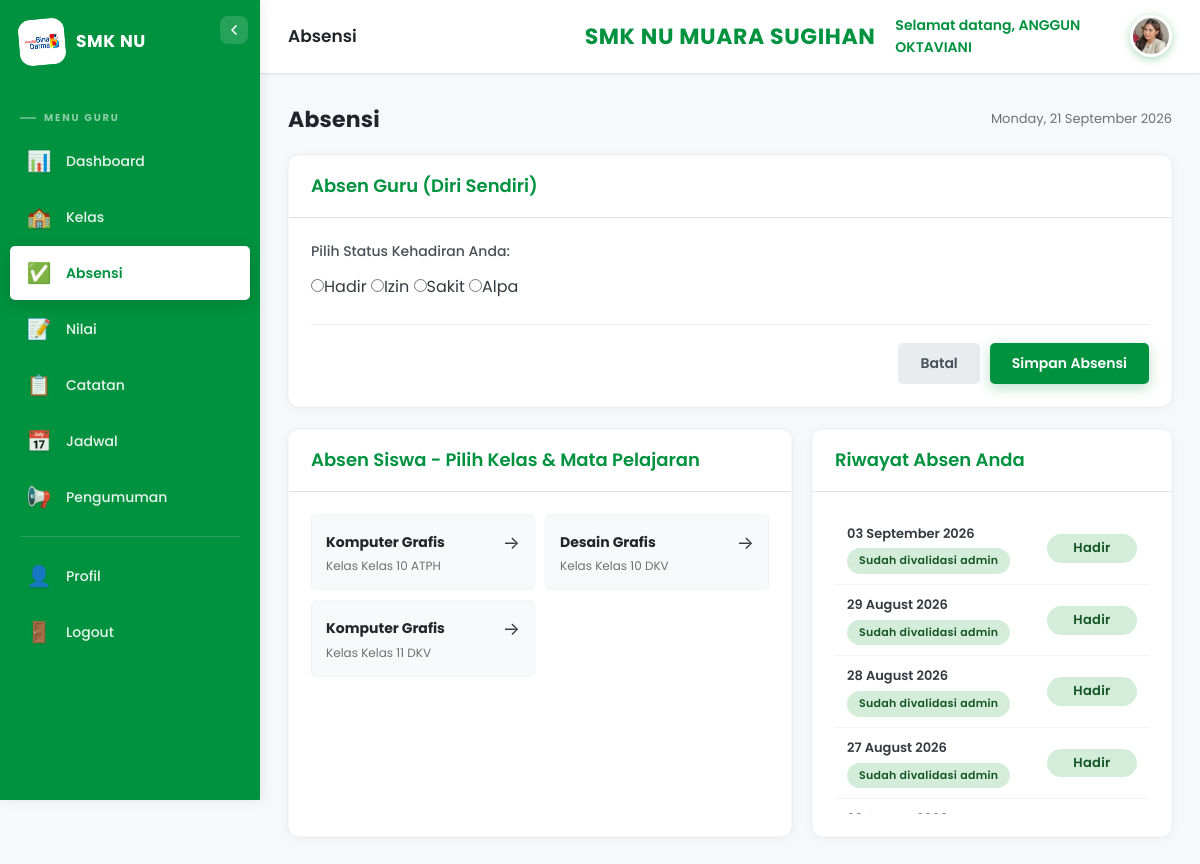
The app's page /public/index.php?page=absensi (signed in) with its own data.
### tables this page shows
CREATE TABLE `guru` (
  `id` int NOT NULL,
  `kode_guru` varchar(20) NOT NULL,
  `user_id` int DEFAULT NULL,
  `nama` varchar(100) NOT NULL,
  `jenis_kelamin` enum('Laki-Laki','Perempuan') NOT NULL,
  `tempat_lahir` varchar(100) DEFAULT NULL,
  `tanggal_lahir` date DEFAULT NULL,
  `alamat` text,
  `no_hp` varchar(20) DEFAULT NULL,
  `email` varchar(100) DEFAULT NULL,
  `agama` varchar(20) DEFAULT NULL,
  `tahun_masuk` year NOT NULL,
  `foto` varchar(255) DEFAULT NULL,
  `nuptk` varchar(20) DEFAULT NULL,
  `nik` varchar(20) DEFAULT NULL,
  `nip` varchar(30) DEFAULT NULL,
  `status_kepegawaian` varchar(50) DEFAULT NULL,
  `jenis_ptk` varchar(50) DEFAULT NULL,
  `gelar` varchar(50) DEFAULT NULL,
  `jenjang_pendidikan` varchar(20) DEFAULT NULL,
  `jurusan_prodi` varchar(100) DEFAULT NULL,
  `tmt_kerja` date DEFAULT NULL,
  `tugas_tambahan` varchar(100) DEFAULT NULL,
  `created_at` timestamp NOT NULL DEFAULT CURRENT_TIMESTAMP,
  `updated_at` timestamp NOT NULL DEFAULT CURRENT_TIMESTAMP ON UPDATE CURRENT_TIMESTAMP
);

CREATE TABLE `kelas` (
  `id` int NOT NULL,
  `kode_kelas` varchar(20) NOT NULL,
  `nama_kelas` varchar(50) NOT NULL,
  `wali_kelas_id` int DEFAULT NULL,
  `tahun_ajaran_id` int NOT NULL,
  `created_at` timestamp NOT NULL DEFAULT CURRENT_TIMESTAMP,
  `updated_at` timestamp NOT NULL DEFAULT CURRENT_TIMESTAMP ON UPDATE CURRENT_TIMESTAMP
);

CREATE TABLE `mapel` (
  `id` int NOT NULL,
  `kode_mapel` varchar(20) NOT NULL,
  `nama_mapel` varchar(100) NOT NULL,
  `semester` enum('ganjil','genap') NOT NULL,
  `tingkat` enum('X','XI','XII') NOT NULL,
  `tahun_ajaran_id` int NOT NULL,
  `created_at` timestamp NOT NULL DEFAULT CURRENT_TIMESTAMP,
  `updated_at` timestamp NOT NULL DEFAULT CURRENT_TIMESTAMP ON UPDATE CURRENT_TIMESTAMP
);

CREATE TABLE `absensi_guru` (
  `id` int NOT NULL,
  `guru_id` int NOT NULL,
  `tanggal` date NOT NULL,
  `status` enum('Hadir','Izin','Sakit','Alpa') NOT NULL,
  `is_validated` tinyint(1) NOT NULL DEFAULT '0',
  `validated_by` int DEFAULT NULL,
  `validated_at` datetime DEFAULT NULL,
  `created_at` timestamp NOT NULL DEFAULT CURRENT_TIMESTAMP
);

### config/app.php (called while the page is built, shortened)
<?php
function base_url($path='') {
    $script = $_SERVER['SCRIPT_NAME'];
    $base = rtrim(dirname($script), '/');
    return $base.'/'.$path;
}

### core/Auth.php (called while the page is built, shortened)
<?php
class Auth {
    public static function user($k=null) { self::start(); return $k ? ($_SESSION[$k]??null) : ($_SESSION??null); }
}

### config/database.php (called while the page is built, shortened)
<?php
function getDB() {
    static $pdo = null;
    if ($pdo === null) {
        try {
            $pdo = new PDO("mysql:host=".DB_HOST.";dbname=".DB_NAME.";charset=utf8mb4", DB_USER, DB_PASS);
            $pdo->setAttribute(PDO::ATTR_ERRMODE, PDO::ERRMODE_EXCEPTION);
            $pdo->setAttribute(PDO::ATTR_DEFAULT_FETCH_MODE, PDO::FETCH_ASSOC);
        } catch (PDOException $e) { die("DB Error: ".$e->getMessage()); }
    }
    return $pdo;
}

### views/guru/absensi/index.php (the view, shortened to what this page needs)
<?php $pageTitle='Absensi'; ob_start(); ?>
<div class="dash-header-row">
    <h2 class="page-title">Absensi</h2>
    <p style="color:var(--gray-500);font-size:13px;"><?= date('l, d F Y', time()) ?></p>
</div>
<div class="card">
    <div class="card-header"><h3>Absen Guru (Diri Sendiri)</h3></div>
    <div class="card-body">
        <?php if($sudahAbsen): ?>
            <div style="display:flex;align-items:center;gap:16px;padding:16px;background:var(--primary-soft);border-radius:var(--radius-sm);border-left:4px solid var(--primary);">
                <span style="font-size:32px;">✅</span>
                <div>
                    <h4 style="color:var(--gray-800);font-size:15px;font-weight:600;">Anda sudah absen hari ini</h4>
                    <p style="color:var(--gray-500);font-size:13px;margin-top:4px;">Status: <span class="badge <?= strtolower($sudahAbsen['status']) ?>"><?= $sudahAbsen['status'] ?></span></p>
                    <?php if ((int)($sudahAbsen['is_validated'] ?? 0) === 1): ?>
                        <p style="margin:6px 0 0;font-size:13px;"><span class="badge aktif">Sudah divalidasi admin</span></p>
                    <?php else: ?>
                        <p style="margin:6px 0 0;font-size:13px;"><span class="badge draft">Menunggu validasi admin</span></p>
                    <?php endif; ?>
                </div>
            </div>
        <?php else: ?>
        <form method="POST" action="<?= base_url('index.php?page=absensi&action=storeGuru') ?>">
            <p style="color:var(--gray-600);margin-bottom:12px;font-size:14px;font-weight:500;">Pilih Status Kehadiran Anda:</p>
            <div class="status-buttons">
                <?php foreach(['Hadir','Izin','Sakit','Alpa'] as $s): ?>
                <label class="status-btn"><input type="radio" name="status" value="<?= $s ?>" required><span><?= $s ?></span></label>
                <?php endforeach; ?>
            </div>
            <div class="form-actions">
                <button type="reset" class="btn btn-secondary">Batal</button>
                <button type="submit" class="btn btn-primary">Simpan Absensi</button>
            </div>
        </form>
        <?php endif; ?>
    </div>
</div>
<div class="dashboard-grid">
    <div class="card">
        <div class="card-header"><h3>Absen Siswa - Pilih Kelas & Mata Pelajaran</h3></div>
        <div class="card-body">
            <?php
            $db = getDB();
            $guru = (new GuruModel())->whereOne('user_id', Auth::id());
            $kelasMapelList = [];
            if ($guru) {
                $st = $db->prepare("SELECT DISTINCT k.id as kelas_id, k.nama_kelas, m.id as mapel_id, m.nama_mapel FROM jadwal j JOIN kelas k ON j.kelas_id=k.id JOIN mapel m ON j.mapel_id=m.id WHERE j.guru_id=? ORDER BY k.nama_kelas, m.nama_mapel");
                $st->execute([$guru['id']]);
                $kelasMapelList = $st->fetchAll();
            }
            ?>
            <?php if(empty($kelasMapelList)): ?>
                <p class="empty-state">Belum ada kelas & mapel yang diampu. Admin belum menetapkan jadwal untuk Anda.</p>
            <?php else: ?>
            <div style="display:grid;grid-template-columns:1fr 1fr;gap:10px;">
                <?php foreach($kelasMapelList as $km): ?>
                <a href="<?= base_url('index.php?page=absensi&action=siswa&kelas_id='.$km['kelas_id'].'&mapel_id='.$km['mapel_id']) ?>" style="display:block;padding:14px;background:var(--gray-50);border-radius:var(--radius-sm);border:1px solid var(--gray-100);text-decoration:none;color:var(--gray-700);transition:var(--transition);" onmouseover="this.style.background='var(--primary-soft)';this.style.transform='translateY(-2px)';" onmouseout="this.style.background='var(--gray-50)';this.style.transform='';">
                    <div style="display:flex;justify-content:space-between;align-items:start;">
                        <div>
                            <strong style="font-size:14px;color:var(--gray-800);"><?= htmlspecialchars($km['nama_mapel']) ?></strong>
                            <p style="font-size:12px;color:var(--gray-500);margin-top:2px;">Kelas <?= htmlspecialchars($km['nama_kelas']) ?></p>
                        </div>
                        <span style="font-size:18px;">→</span>
                    </div>
                </a>
                <?php endforeach; ?>
            </div>
            <?php endif; ?>
        </div>
    </div>
    <div class="card">
        <div class="card-header"><h3>Riwayat Absen Anda</h3></div>
        <div class="card-body">
            <?php if(empty($riwayatGuru)): ?>
                <p class="empty-state">Belum ada riwayat absensi</p>
            <?php else: ?>
            <div style="max-height:300px;overflow-y:auto;">
                <?php foreach($riwayatGuru as $r): ?>
                <div style="display:grid;grid-template-columns:1fr auto;gap:10px;padding:10px 12px;border-bottom:1px solid var(--gray-100);align-items:center;">
                    <div>
                        <div style="font-size:13px;color:var(--gray-700);font-weight:600;"><?= date('d F Y',strtotime($r['tanggal'])) ?></div>
                        <div style="font-size:12px;color:var(--gray-500);margin-top:4px;">
                            <?php if ((int)($r['is_validated'] ?? 0) === 1): ?>
                                <span class="badge aktif">Sudah divalidasi admin</span>
                            <?php else: ?>
                                <span class="badge draft">Menunggu validasi admin</span>
                            <?php endif; ?>
                        </div>
                    </div>
                    <span class="badge <?= strtolower($r['status']) ?>" style="font-size:13px;min-width:90px;text-align:center;"><?= $r['status'] ?></span>
                </div>
                <?php endforeach; ?>
            </div>
            <?php endif; ?>
        </div>
    </div>
</div>
<?php $content=ob_get_clean(); require VIEW_PATH.'/layouts/admin.php'; ?>

### views/components/header.php (shortened to what this page needs)
<div class="top-header">
    <div class="header-left">
        <h2><?= $pageTitle ?? 'Dashboard' ?></h2>
    </div>
    <div class="header-center">
        <h1>SMK NU MUARA SUGIHAN</h1>
    </div>
    <div class="header-right">
        <span>Selamat datang, <?= htmlspecialchars(Auth::user('nama')) ?></span>
        <div class="profile-dropdown">
            <?php
            $headerFotoUrl = null;
            if (Auth::role() === 'guru') {
                $hGuru = getDB()->prepare("SELECT foto FROM guru WHERE user_id=? LIMIT 1");
                $hGuru->execute([Auth::id()]);
                $hGuruRow = $hGuru->fetch();
                if (!empty($hGuruRow['foto']) && file_exists(BASE_PATH . '/public/uploads/guru/' . $hGuruRow['foto'])) {
                    $headerFotoUrl = base_url('uploads/guru/' . $hGuruRow['foto']);
                }
            }
            ?>
            <div class="profile-avatar" onclick="toggleDropdown()" title="Menu profil" style="<?= $headerFotoUrl ? 'background:none;padding:0;' : '' ?>">
                <?php if ($headerFotoUrl): ?>
                    <img src="<?= $headerFotoUrl ?>" alt="Avatar" style="width:36px;height:36px;border-radius:50%;object-fit:cover;">
                <?php else: ?>
                    <?= strtoupper(substr(Auth::user('nama'),0,1)) ?>
                <?php endif; ?>
            </div>
        </div>
    </div>
</div>

### records on screen
guru: foto (picture)
kelas: mapel.nama_mapel "Komputer Grafis", nama_kelas "Kelas 10 ATPH"
kelas: mapel.nama_mapel "Desain Grafis", nama_kelas "Kelas 10 DKV"
kelas: mapel.nama_mapel "Komputer Grafis", nama_kelas "Kelas 11 DKV"
absensi_guru: tanggal "03 September 2026", is_validated "Sudah divalidasi admin", status "Hadir"
absensi_guru: tanggal "29 August 2026", is_validated "Sudah divalidasi admin", status "Hadir"
absensi_guru: tanggal "28 August 2026", is_validated "Sudah divalidasi admin", status "Hadir"
absensi_guru: tanggal "27 August 2026", is_validated "Sudah divalidasi admin", status "Hadir"

### other values on screen
$pageTitle "Absensi"
Auth::user('nama') "ANGGUN OKTAVIANI"
$s "Hadir"
$s "Izin"
$s "Sakit"
$s "Alpa"
